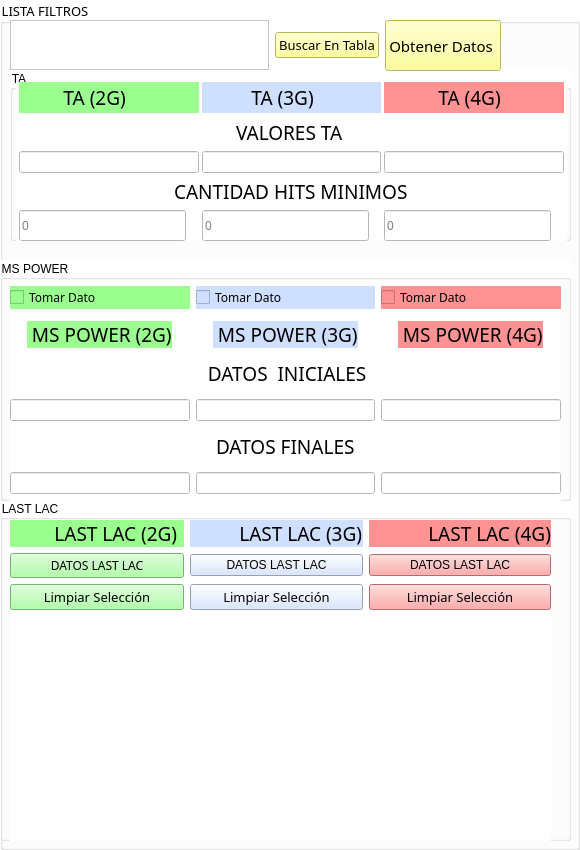
     <widget class="QGroupBox" name="groupBox">
      <property name="enabled">
       <bool>true</bool>
      </property>
      <property name="sizePolicy">
       <sizepolicy hsizetype="MinimumExpanding" vsizetype="MinimumExpanding">
        <horstretch>0</horstretch>
        <verstretch>0</verstretch>
       </sizepolicy>
      </property>
      <property name="font">
       <font>
        <family>Agency FB</family>
        <pointsize>10</pointsize>
       </font>
      </property>
      <property name="styleSheet">
       <string notr="true">background-color: rgb(255, 255, 255);</string>
      </property>
      <property name="title">
       <string>LISTA FILTROS</string>
      </property>
      <widget class="QGroupBox" name="groupBox_2">
       <property name="geometry">
        <rect>
         <x>0</x>
         <y>500</y>
         <width>571</width>
         <height>341</height>
        </rect>
       </property>
       <property name="font">
        <font/>
       </property>
       <property name="title">
        <string>LAST LAC</string>
       </property>
       <widget class="QWidget" name="layoutWidget">
        <property name="geometry">
         <rect>
          <x>10</x>
          <y>20</y>
          <width>541</width>
          <height>381</height>
         </rect>
        </property>
        <property name="font">
         <font>
          <pointsize>12</pointsize>
         </font>
        </property>
        <layout class="QGridLayout" name="gridLayout">
         <property name="sizeConstraint">
          <enum>QLayout::SetDefaultConstraint</enum>
         </property>
         <item row="4" column="1">
          <widget class="QPushButton" name="pushButtonLimpiarSeleccion3G">
           <property name="sizePolicy">
            <sizepolicy hsizetype="MinimumExpanding" vsizetype="Maximum">
             <horstretch>0</horstretch>
             <verstretch>0</verstretch>
            </sizepolicy>
           </property>
           <property name="minimumSize">
            <size>
             <width>0</width>
             <height>15</height>
            </size>
           </property>
           <property name="maximumSize">
            <size>
             <width>16777215</width>
             <height>30</height>
            </size>
           </property>
           <property name="font">
            <font>
             <family>Corbel</family>
             <pointsize>10</pointsize>
             <weight>50</weight>
             <bold>false</bold>
            </font>
           </property>
           <property name="styleSheet">
            <string notr="true">background-color: rgb(207, 223, 255);</string>
           </property>
           <property name="text">
            <string>Limpiar Selección</string>
           </property>
           <property name="icon">
            <iconset>
             <normaloff>../../../../../.designer/Recursos/47559.png</normaloff>../../../../../.designer/Recursos/47559.png</iconset>
           </property>
           <property name="iconSize">
            <size>
             <width>40</width>
             <height>40</height>
            </size>
           </property>
          </widget>
         </item>
         <item row="4" column="2">
          <widget class="QPushButton" name="pushButtonLimpiarSeleccion4G">
           <property name="sizePolicy">
            <sizepolicy hsizetype="MinimumExpanding" vsizetype="Maximum">
             <horstretch>0</horstretch>
             <verstretch>0</verstretch>
            </sizepolicy>
           </property>
           <property name="minimumSize">
            <size>
             <width>0</width>
             <height>15</height>
            </size>
           </property>
           <property name="maximumSize">
            <size>
             <width>16777215</width>
             <height>30</height>
            </size>
           </property>
           <property name="font">
            <font>
             <family>Corbel</family>
             <pointsize>10</pointsize>
             <weight>50</weight>
             <bold>false</bold>
            </font>
           </property>
           <property name="styleSheet">
            <string notr="true">background-color: rgb(255, 146, 146);
</string>
           </property>
           <property name="text">
            <string>Limpiar Selección</string>
           </property>
           <property name="icon">
            <iconset>
             <normaloff>../../../../../.designer/Recursos/47559.png</normaloff>../../../../../.designer/Recursos/47559.png</iconset>
           </property>
           <property name="iconSize">
            <size>
             <width>40</width>
             <height>40</height>
            </size>
           </property>
          </widget>
         </item>
         <item row="2" column="2">
          <widget class="QLabel" name="LabeltITULOLASTLAC_3">
           <property name="sizePolicy">
            <sizepolicy hsizetype="MinimumExpanding" vsizetype="Preferred">
             <horstretch>0</horstretch>
             <verstretch>0</verstretch>
            </sizepolicy>
           </property>
           <property name="minimumSize">
            <size>
             <width>150</width>
             <height>0</height>
            </size>
           </property>
           <property name="font">
            <font>
             <family>Agency FB</family>
             <pointsize>14</pointsize>
             <weight>50</weight>
             <bold>false</bold>
            </font>
           </property>
           <property name="styleSheet">
            <string notr="true">background-color: rgb(255, 146, 146);
</string>
           </property>
           <property name="text">
            <string>            LAST LAC (4G)</string>
           </property>
          </widget>
         </item>
         <item row="2" column="0">
          <widget class="QLabel" name="LabeltITULOLASTLAC">
           <property name="sizePolicy">
            <sizepolicy hsizetype="MinimumExpanding" vsizetype="Maximum">
             <horstretch>0</horstretch>
             <verstretch>0</verstretch>
            </sizepolicy>
           </property>
           <property name="minimumSize">
            <size>
             <width>150</width>
             <height>0</height>
            </size>
           </property>
           <property name="font">
            <font>
             <family>Agency FB</family>
             <pointsize>14</pointsize>
             <weight>50</weight>
             <bold>false</bold>
            </font>
           </property>
           <property name="styleSheet">
            <string notr="true">background-color: rgb(155, 255, 144);</string>
           </property>
           <property name="text">
            <string>         LAST LAC (2G)</string>
           </property>
          </widget>
         </item>
         <item row="4" column="0">
          <widget class="QPushButton" name="pushButtonLimpiarSeleccion2G">
           <property name="sizePolicy">
            <sizepolicy hsizetype="MinimumExpanding" vsizetype="Maximum">
             <horstretch>0</horstretch>
             <verstretch>0</verstretch>
            </sizepolicy>
           </property>
           <property name="minimumSize">
            <size>
             <width>0</width>
             <height>15</height>
            </size>
           </property>
           <property name="maximumSize">
            <size>
             <width>16777215</width>
             <height>30</height>
            </size>
           </property>
           <property name="font">
            <font>
             <family>Corbel</family>
             <pointsize>10</pointsize>
             <weight>50</weight>
             <bold>false</bold>
            </font>
           </property>
           <property name="styleSheet">
            <string notr="true">background-color: rgb(155, 255, 144);</string>
           </property>
           <property name="text">
            <string>Limpiar Selección</string>
           </property>
           <property name="icon">
            <iconset>
             <normaloff>../../../../../.designer/Recursos/47559.png</normaloff>../../../../../.designer/Recursos/47559.png</iconset>
           </property>
           <property name="iconSize">
            <size>
             <width>40</width>
             <height>40</height>
            </size>
           </property>
          </widget>
         </item>
         <item row="2" column="1">
          <widget class="QLabel" name="LabeltITULOLASTLAC_2">
           <property name="sizePolicy">
            <sizepolicy hsizetype="MinimumExpanding" vsizetype="Preferred">
             <horstretch>0</horstretch>
             <verstretch>0</verstretch>
            </sizepolicy>
           </property>
           <property name="minimumSize">
            <size>
             <width>150</width>
             <height>0</height>
            </size>
           </property>
           <property name="font">
            <font>
             <family>Agency FB</family>
             <pointsize>14</pointsize>
             <weight>50</weight>
             <bold>false</bold>
            </font>
           </property>
           <property name="styleSheet">
            <string notr="true">background-color: rgb(207, 223, 255);</string>
           </property>
           <property name="text">
            <string>          LAST LAC (3G)</string>
           </property>
          </widget>
         </item>
         <item row="9" column="1">
          <spacer name="verticalSpacer">
           <property name="orientation">
            <enum>Qt::Vertical</enum>
           </property>
           <property name="sizeHint" stdset="0">
            <size>
             <width>20</width>
             <height>40</height>
            </size>
           </property>
          </spacer>
         </item>
         <item row="3" column="0">
          <widget class="QPushButton" name="pushButtonLastLac2G">
           <property name="sizePolicy">
            <sizepolicy hsizetype="MinimumExpanding" vsizetype="Fixed">
             <horstretch>0</horstretch>
             <verstretch>0</verstretch>
            </sizepolicy>
           </property>
           <property name="font">
            <font>
             <family>Corbel</family>
            </font>
           </property>
           <property name="styleSheet">
            <string notr="true">background-color: rgb(155, 255, 144);</string>
           </property>
           <property name="text">
            <string>DATOS LAST LAC</string>
           </property>
          </widget>
         </item>
         <item row="3" column="1">
          <widget class="QPushButton" name="pushButtonLastLac3G">
           <property name="sizePolicy">
            <sizepolicy hsizetype="MinimumExpanding" vsizetype="Fixed">
             <horstretch>0</horstretch>
             <verstretch>0</verstretch>
            </sizepolicy>
           </property>
           <property name="styleSheet">
            <string notr="true">background-color: rgb(207, 223, 255);</string>
           </property>
           <property name="text">
            <string>DATOS LAST LAC</string>
           </property>
          </widget>
         </item>
         <item row="3" column="2">
          <widget class="QPushButton" name="pushButtonLastLac4G">
           <property name="sizePolicy">
            <sizepolicy hsizetype="MinimumExpanding" vsizetype="Fixed">
             <horstretch>0</horstretch>
             <verstretch>0</verstretch>
            </sizepolicy>
           </property>
           <property name="styleSheet">
            <string notr="true">background-color: rgb(255, 146, 146);

</string>
           </property>
           <property name="text">
            <string>DATOS LAST LAC</string>
           </property>
          </widget>
         </item>
        </layout>
       </widget>
      </widget>
      <widget class="QGroupBox" name="groupBox_3">
       <property name="geometry">
        <rect>
         <x>0</x>
         <y>260</y>
         <width>571</width>
         <height>241</height>
        </rect>
       </property>
       <property name="font">
        <font/>
       </property>
       <property name="title">
        <string>MS POWER</string>
       </property>
       <widget class="QWidget" name="layoutWidget">
        <property name="geometry">
         <rect>
          <x>10</x>
          <y>20</y>
          <width>551</width>
          <height>221</height>
         </rect>
        </property>
        <property name="font">
         <font/>
        </property>
        <layout class="QGridLayout" name="gridLayout_3">
         <item row="8" column="0">
          <widget class="QLineEdit" name="lineEditValorRangoFinalMSPOWER2G">
           <property name="font">
            <font/>
           </property>
           <property name="styleSheet">
            <string notr="true">background-color: rgb(255, 255, 255);</string>
           </property>
          </widget>
         </item>
         <item row="7" column="1" alignment="Qt::AlignHCenter">
          <widget class="QLabel" name="LabelRangoFinalMSPOWER">
           <property name="sizePolicy">
            <sizepolicy hsizetype="Preferred" vsizetype="Maximum">
             <horstretch>0</horstretch>
             <verstretch>0</verstretch>
            </sizepolicy>
           </property>
           <property name="minimumSize">
            <size>
             <width>0</width>
             <height>20</height>
            </size>
           </property>
           <property name="font">
            <font>
             <family>Agency FB</family>
             <pointsize>14</pointsize>
             <weight>50</weight>
             <bold>false</bold>
            </font>
           </property>
           <property name="styleSheet">
            <string notr="true">background-color: rgb(255, 255, 255);</string>
           </property>
           <property name="text">
            <string>DATOS FINALES</string>
           </property>
          </widget>
         </item>
         <item row="0" column="1">
          <widget class="QCheckBox" name="checkBoxTomarDatoMSPower3G">
           <property name="font">
            <font>
             <family>Corbel</family>
             <pointsize>9</pointsize>
             <weight>50</weight>
             <bold>false</bold>
            </font>
           </property>
           <property name="styleSheet">
            <string notr="true">background-color: rgb(207, 223, 255);</string>
           </property>
           <property name="text">
            <string>Tomar Dato</string>
           </property>
          </widget>
         </item>
         <item row="1" column="0" alignment="Qt::AlignHCenter">
          <widget class="QLabel" name="LabelMSPOWER">
           <property name="sizePolicy">
            <sizepolicy hsizetype="Preferred" vsizetype="Maximum">
             <horstretch>0</horstretch>
             <verstretch>0</verstretch>
            </sizepolicy>
           </property>
           <property name="minimumSize">
            <size>
             <width>0</width>
             <height>20</height>
            </size>
           </property>
           <property name="font">
            <font>
             <family>Agency FB</family>
             <pointsize>14</pointsize>
             <weight>50</weight>
             <bold>false</bold>
            </font>
           </property>
           <property name="styleSheet">
            <string notr="true">background-color: rgb(155, 255, 144);</string>
           </property>
           <property name="text">
            <string> MS POWER (2G)</string>
           </property>
          </widget>
         </item>
         <item row="1" column="2" alignment="Qt::AlignHCenter">
          <widget class="QLabel" name="LabelMSPOWER_3">
           <property name="sizePolicy">
            <sizepolicy hsizetype="Preferred" vsizetype="Maximum">
             <horstretch>0</horstretch>
             <verstretch>0</verstretch>
            </sizepolicy>
           </property>
           <property name="minimumSize">
            <size>
             <width>0</width>
             <height>20</height>
            </size>
           </property>
           <property name="font">
            <font>
             <family>Agency FB</family>
             <pointsize>14</pointsize>
             <weight>50</weight>
             <bold>false</bold>
            </font>
           </property>
           <property name="styleSheet">
            <string notr="true">background-color: rgb(255, 146, 146);
</string>
           </property>
           <property name="text">
            <string> MS POWER (4G)</string>
           </property>
          </widget>
         </item>
         <item row="3" column="1" alignment="Qt::AlignHCenter">
          <widget class="QLabel" name="LabelRangoInciaMSPOWER">
           <property name="sizePolicy">
            <sizepolicy hsizetype="Preferred" vsizetype="Maximum">
             <horstretch>0</horstretch>
             <verstretch>0</verstretch>
            </sizepolicy>
           </property>
           <property name="minimumSize">
            <size>
             <width>0</width>
             <height>15</height>
            </size>
           </property>
           <property name="font">
            <font>
             <family>Agency FB</family>
             <pointsize>14</pointsize>
             <weight>50</weight>
             <bold>false</bold>
            </font>
           </property>
           <property name="styleSheet">
            <string notr="true">background-color: rgb(255, 255, 255);</string>
           </property>
           <property name="text">
            <string> DATOS  INICIALES</string>
           </property>
          </widget>
         </item>
         <item row="1" column="1" alignment="Qt::AlignHCenter">
          <widget class="QLabel" name="LabelMSPOWER_2">
           <property name="sizePolicy">
            <sizepolicy hsizetype="Preferred" vsizetype="Maximum">
             <horstretch>0</horstretch>
             <verstretch>0</verstretch>
            </sizepolicy>
           </property>
           <property name="minimumSize">
            <size>
             <width>0</width>
             <height>20</height>
            </size>
           </property>
           <property name="font">
            <font>
             <family>Agency FB</family>
             <pointsize>14</pointsize>
             <weight>50</weight>
             <bold>false</bold>
            </font>
           </property>
           <property name="styleSheet">
            <string notr="true">background-color: rgb(207, 223, 255);</string>
           </property>
           <property name="text">
            <string> MS POWER (3G)</string>
           </property>
          </widget>
         </item>
         <item row="8" column="1">
          <widget class="QLineEdit" name="lineEditValorRangoFinalMSPOWER3G">
           <property name="font">
            <font/>
           </property>
           <property name="styleSheet">
            <string notr="true">background-color: rgb(255, 255, 255);</string>
           </property>
          </widget>
         </item>
         <item row="0" column="0">
          <widget class="QCheckBox" name="checkBoxTomarDatoMSPower2G">
           <property name="font">
            <font>
             <family>Corbel</family>
             <pointsize>9</pointsize>
             <weight>50</weight>
             <bold>false</bold>
            </font>
           </property>
           <property name="styleSheet">
            <string notr="true">background-color: rgb(155, 255, 144);</string>
           </property>
           <property name="text">
            <string>Tomar Dato</string>
           </property>
          </widget>
         </item>
         <item row="0" column="2">
          <widget class="QCheckBox" name="checkBoxTomarDatoMSPower4G">
           <property name="font">
            <font>
             <family>Corbel</family>
             <pointsize>9</pointsize>
             <weight>50</weight>
             <bold>false</bold>
            </font>
           </property>
           <property name="styleSheet">
            <string notr="true">background-color: rgb(255, 146, 146);
</string>
           </property>
           <property name="text">
            <string>Tomar Dato</string>
           </property>
          </widget>
         </item>
         <item row="8" column="2">
          <widget class="QLineEdit" name="lineEditValorRangoFinalMSPOWER4G">
           <property name="font">
            <font/>
           </property>
           <property name="styleSheet">
            <string notr="true">background-color: rgb(255, 255, 255);</string>
           </property>
          </widget>
         </item>
         <item row="4" column="1">
          <widget class="QLineEdit" name="lineEditValorRangoInicialMSPOWER3G">
           <property name="font">
            <font/>
           </property>
           <property name="styleSheet">
            <string notr="true">background-color: rgb(255, 255, 255);</string>
           </property>
          </widget>
         </item>
         <item row="4" column="0">
          <widget class="QLineEdit" name="lineEditValorRangoInicialMSPOWER2G">
           <property name="font">
            <font/>
           </property>
           <property name="styleSheet">
            <string notr="true">background-color: rgb(255, 255, 255);</string>
           </property>
          </widget>
         </item>
         <item row="4" column="2">
          <widget class="QLineEdit" name="lineEditValorRangoInicialMSPOWER4G">
           <property name="font">
            <font/>
           </property>
           <property name="styleSheet">
            <string notr="true">background-color: rgb(255, 255, 255);</string>
           </property>
          </widget>
         </item>
        </layout>
       </widget>
      </widget>
      <widget class="QGroupBox" name="groupBox_4">
       <property name="geometry">
        <rect>
         <x>10</x>
         <y>70</y>
         <width>561</width>
         <height>171</height>
        </rect>
       </property>
       <property name="font">
        <font/>
       </property>
       <property name="title">
        <string>TA</string>
       </property>
       <widget class="QWidget" name="layoutWidget">
        <property name="geometry">
         <rect>
          <x>6</x>
          <y>12</y>
          <width>551</width>
          <height>179</height>
         </rect>
        </property>
        <property name="font">
         <font/>
        </property>
        <layout class="QGridLayout" name="gridLayout_2">
         <property name="spacing">
          <number>3</number>
         </property>
         <item row="0" column="3">
          <widget class="QLabel" name="LabelTiempoAvance_2">
           <property name="font">
            <font>
             <family>Agency FB</family>
             <pointsize>14</pointsize>
             <weight>50</weight>
             <bold>false</bold>
            </font>
           </property>
           <property name="styleSheet">
            <string notr="true">background-color: rgb(207, 223, 255);</string>
           </property>
           <property name="text">
            <string>          TA (3G)</string>
           </property>
          </widget>
         </item>
         <item row="1" column="1" colspan="4" alignment="Qt::AlignHCenter">
          <widget class="QLabel" name="label_2">
           <property name="sizePolicy">
            <sizepolicy hsizetype="Preferred" vsizetype="Ignored">
             <horstretch>0</horstretch>
             <verstretch>0</verstretch>
            </sizepolicy>
           </property>
           <property name="minimumSize">
            <size>
             <width>0</width>
             <height>15</height>
            </size>
           </property>
           <property name="font">
            <font>
             <family>Agency FB</family>
             <pointsize>14</pointsize>
             <weight>50</weight>
             <bold>false</bold>
            </font>
           </property>
           <property name="text">
            <string>VALORES TA</string>
           </property>
          </widget>
         </item>
         <item row="5" column="2">
          <spacer name="horizontalSpacer_2">
           <property name="font">
            <font/>
           </property>
           <property name="orientation">
            <enum>Qt::Horizontal</enum>
           </property>
           <property name="sizeHint" stdset="0">
            <size>
             <width>40</width>
             <height>20</height>
            </size>
           </property>
          </spacer>
         </item>
         <item row="4" column="3">
          <widget class="QLineEdit" name="lineEditValorHitsMinimos3G">
           <property name="sizePolicy">
            <sizepolicy hsizetype="MinimumExpanding" vsizetype="Fixed">
             <horstretch>0</horstretch>
             <verstretch>0</verstretch>
            </sizepolicy>
           </property>
           <property name="maximumSize">
            <size>
             <width>167</width>
             <height>167</height>
            </size>
           </property>
           <property name="font">
            <font/>
           </property>
           <property name="styleSheet">
            <string notr="true">background-color: rgb(255, 255, 255);</string>
           </property>
           <property name="placeholderText">
            <string>0</string>
           </property>
          </widget>
         </item>
         <item row="2" column="4">
          <widget class="QLineEdit" name="lineEditValorRangosTA4G">
           <property name="font">
            <font/>
           </property>
           <property name="styleSheet">
            <string notr="true">background-color: rgb(255, 255, 255);</string>
           </property>
          </widget>
         </item>
         <item row="2" column="3">
          <widget class="QLineEdit" name="lineEditValorRangosTA3G">
           <property name="font">
            <font/>
           </property>
           <property name="styleSheet">
            <string notr="true">background-color: rgb(255, 255, 255);</string>
           </property>
          </widget>
         </item>
         <item row="0" column="2">
          <widget class="QLabel" name="LabelTiempoAvance">
           <property name="sizePolicy">
            <sizepolicy hsizetype="MinimumExpanding" vsizetype="Preferred">
             <horstretch>0</horstretch>
             <verstretch>0</verstretch>
            </sizepolicy>
           </property>
           <property name="font">
            <font>
             <family>Agency FB</family>
             <pointsize>14</pointsize>
             <weight>50</weight>
             <bold>false</bold>
            </font>
           </property>
           <property name="styleSheet">
            <string notr="true">background-color: rgb(155, 255, 144);</string>
           </property>
           <property name="text">
            <string>         TA (2G)</string>
           </property>
          </widget>
         </item>
         <item row="3" column="1" colspan="5" alignment="Qt::AlignHCenter">
          <widget class="QLabel" name="LabelRangoFinallTA">
           <property name="sizePolicy">
            <sizepolicy hsizetype="Maximum" vsizetype="Ignored">
             <horstretch>0</horstretch>
             <verstretch>0</verstretch>
            </sizepolicy>
           </property>
           <property name="maximumSize">
            <size>
             <width>677</width>
             <height>167</height>
            </size>
           </property>
           <property name="font">
            <font>
             <family>Agency FB</family>
             <pointsize>14</pointsize>
             <weight>50</weight>
             <bold>false</bold>
            </font>
           </property>
           <property name="styleSheet">
            <string notr="true">background-color: rgb(255, 255, 255);</string>
           </property>
           <property name="text">
            <string>CANTIDAD HITS MINIMOS</string>
           </property>
          </widget>
         </item>
         <item row="2" column="2">
          <widget class="QLineEdit" name="lineEditValorRangosTA2G">
           <property name="font">
            <font/>
           </property>
           <property name="styleSheet">
            <string notr="true">background-color: rgb(255, 255, 255);</string>
           </property>
          </widget>
         </item>
         <item row="4" column="2">
          <widget class="QLineEdit" name="lineEditValorHitsMinimos2G">
           <property name="maximumSize">
            <size>
             <width>167</width>
             <height>167</height>
            </size>
           </property>
           <property name="font">
            <font/>
           </property>
           <property name="styleSheet">
            <string notr="true">background-color: rgb(255, 255, 255);</string>
           </property>
           <property name="placeholderText">
            <string>0</string>
           </property>
          </widget>
         </item>
         <item row="4" column="4">
          <widget class="QLineEdit" name="lineEditValorHitsMinimos4G">
           <property name="maximumSize">
            <size>
             <width>167</width>
             <height>167</height>
            </size>
           </property>
           <property name="font">
            <font/>
           </property>
           <property name="styleSheet">
            <string notr="true">background-color: rgb(255, 255, 255);</string>
           </property>
           <property name="placeholderText">
            <string>0</string>
           </property>
          </widget>
         </item>
         <item row="0" column="4">
          <widget class="QLabel" name="LabelTiempoAvance_3">
           <property name="font">
            <font>
             <family>Agency FB</family>
             <pointsize>14</pointsize>
             <weight>50</weight>
             <bold>false</bold>
            </font>
           </property>
           <property name="styleSheet">
            <string notr="true">background-color: rgb(255, 146, 146);
</string>
           </property>
           <property name="text">
            <string>           TA (4G)</string>
           </property>
          </widget>
         </item>
        </layout>
       </widget>
      </widget>
      <widget class="QWidget" name="layoutWidget">
       <property name="geometry">
        <rect>
         <x>10</x>
         <y>20</y>
         <width>491</width>
         <height>51</height>
        </rect>
       </property>
       <layout class="QHBoxLayout" name="horizontalLayout">
        <property name="sizeConstraint">
         <enum>QLayout::SetMaximumSize</enum>
        </property>
        <item>
         <widget class="QTextEdit" name="textEditBuscarDatos">
          <property name="sizePolicy">
           <sizepolicy hsizetype="Ignored" vsizetype="Ignored">
            <horstretch>1</horstretch>
            <verstretch>0</verstretch>
           </sizepolicy>
          </property>
          <property name="minimumSize">
           <size>
            <width>3</width>
            <height>3</height>
           </size>
          </property>
          <property name="maximumSize">
           <size>
            <width>1000</width>
            <height>50</height>
           </size>
          </property>
          <property name="sizeIncrement">
           <size>
            <width>9</width>
            <height>9</height>
           </size>
          </property>
          <property name="baseSize">
           <size>
            <width>9</width>
            <height>9</height>
           </size>
          </property>
          <property name="styleSheet">
           <string notr="true">background-color: rgb(255, 255, 255);</string>
          </property>
         </widget>
        </item>
        <item>
         <widget class="QPushButton" name="pushButtonBuscarDatos">
          <property name="maximumSize">
           <size>
            <width>167</width>
            <height>16777215</height>
           </size>
          </property>
          <property name="font">
           <font>
            <family>Corbel</family>
            <pointsize>10</pointsize>
            <weight>50</weight>
            <bold>false</bold>
           </font>
          </property>
          <property name="styleSheet">
           <string notr="true">background-color: rgb(255, 255, 127);</string>
          </property>
          <property name="text">
           <string>Buscar En Tabla</string>
          </property>
          <property name="icon">
           <iconset resource="Recursos/DATOS IMAGENES.qrc">
            <normaloff>:/Iconos/icons8-google-web-search-400.png</normaloff>:/Iconos/icons8-google-web-search-400.png</iconset>
          </property>
          <property name="iconSize">
           <size>
            <width>40</width>
            <height>40</height>
           </size>
          </property>
         </widget>
        </item>
        <item>
         <widget class="QPushButton" name="pushButtonObtenerDatosFiltrados">
          <property name="sizePolicy">
           <sizepolicy hsizetype="Minimum" vsizetype="MinimumExpanding">
            <horstretch>0</horstretch>
            <verstretch>0</verstretch>
           </sizepolicy>
          </property>
          <property name="font">
           <font>
            <family>Corbel</family>
            <pointsize>11</pointsize>
            <weight>50</weight>
            <bold>false</bold>
           </font>
          </property>
          <property name="styleSheet">
           <string notr="true">background-color: rgb(255, 255, 127);</string>
          </property>
          <property name="text">
           <string>Obtener Datos </string>
          </property>
          <property name="icon">
           <iconset resource="Recursos/DATOS IMAGENES.qrc">
            <normaloff>:/Iconos/icons8-hand-box-256.png</normaloff>:/Iconos/icons8-hand-box-256.png</iconset>
          </property>
          <property name="iconSize">
           <size>
            <width>30</width>
            <height>30</height>
           </size>
          </property>
         </widget>
        </item>
       </layout>
      </widget>
     </widget>
